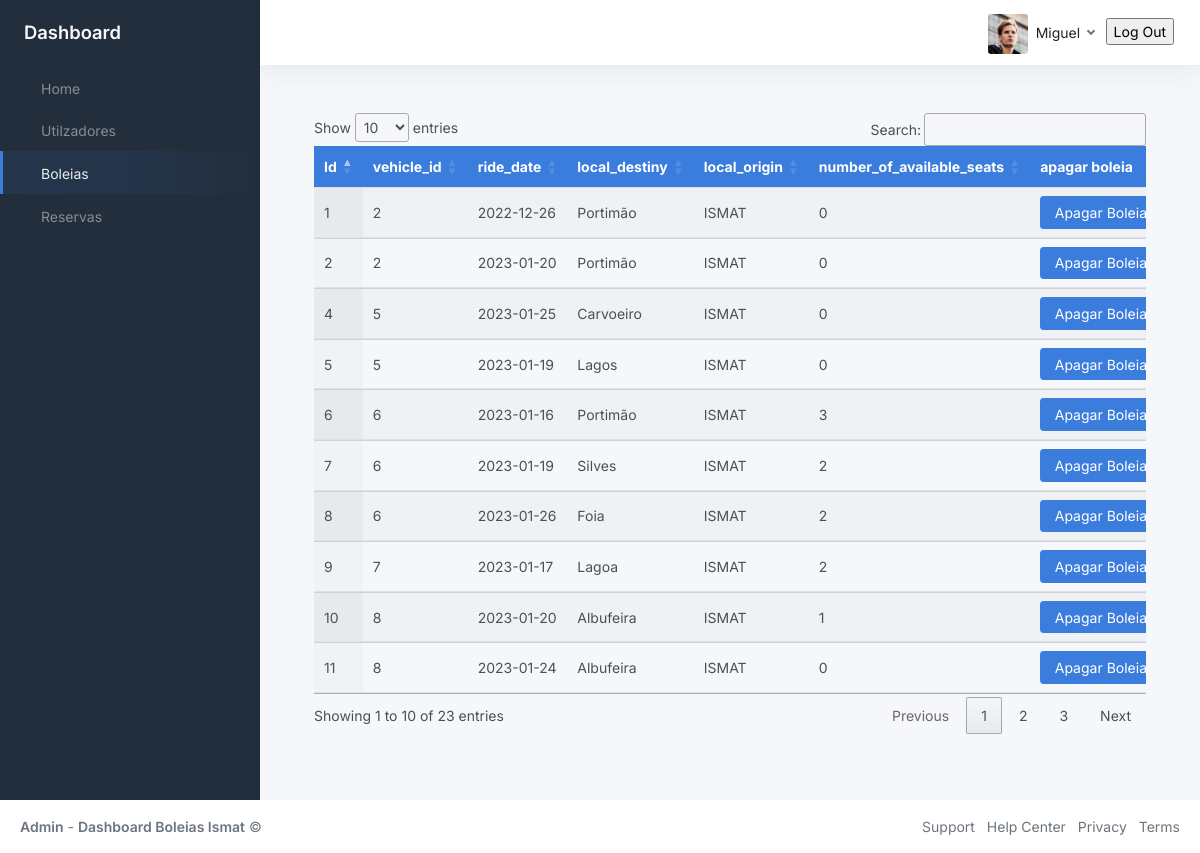
Screenshot of /ridePage (signed in) with the database file from the repository.
### BackOffice/models.py (models this page shows, shortened)
class User(db.Model, UserMixin):
	__tablename__ = 'user'
	id = db.Column(db.Integer, primary_key=True)
	name = db.Column(db.String(80), unique=True, nullable=False)
	student_number = db.Column(db.String(9), unique=True, nullable=False)
	phone_number = db.Column(db.Integer(), nullable=False)
	password = db.Column(db.String(60), nullable=False)
	gender = db.Column(db.String(10), nullable=False)
	registration_date = db.Column(db.DateTime, default=datetime.now)
	last_login_date = db.Column(db.DateTime, default=datetime.now)
	active = db.Column(db.Boolean())

class Ride(db.Model):
	__tablename__ = 'ride'
	__table_args__ = (db.UniqueConstraint('user_id', 'vehicle_id', 'ride_date'),)
	id = db.Column(db.Integer, primary_key=True)
	user_id = db.Column('user_id', db.ForeignKey('user.id'), nullable=False)
	user = db.relationship('User', backref='ride')
	vehicle_id = db.Column('vehicle_id', db.ForeignKey('vehicle.id'), nullable=False)
	vehicle = db.relationship('Vehicle', backref='ride')
	ride_date = db.Column(db.String(9), nullable=False)
	ride_scheduled_time = db.Column(db.String(5), nullable=False)
	local_destiny = db.Column(db.String(40), nullable=False)
	local_origin = db.Column(db.String(40), nullable=False)
	number_of_available_seats = db.Column(db.Integer(), nullable=False)
	createdAt = db.Column(db.DateTime, default=datetime.now)
	updatedAt = db.Column(db.DateTime, default=datetime.now)

### BackOffice/boleiasModule/__init__.py (the view, shortened to what this page needs)
@rideModule.route('/ridePage', methods=['GET', 'POST'])
def toRidePage():
    if current_user.is_authenticated:
        try:
            use_id = current_user.id
            activeUser =  db.session.query(User).filter(User.id==use_id).first()
            if request.method == 'GET':
                get_Ride= db.session.query(Ride).all()
                return render_template("boleias.html", title="Login", get_Ride = get_Ride, activeUser = activeUser,)
        except Exception as e:
                    print(str(e))
    else:
        return redirect('/pages-sign-in')

### BackOffice/app.py (called while the page is built)
def create_app(config_filename):
    run = Flask(__name__)
    run.config.from_object(config_filename)
    db.init_app(run)
    bcrypt.init_app(run)
    with run.app_context():
        db.create_all()
    login_manager = LoginManager()
    login_manager.login_view = 'auth.login'
    login_manager.init_app(run)
    @login_manager.user_loader
    def load_user(user_id):
        return User.query.get(int(user_id))
    run.register_blueprint(login_module)
    run.register_blueprint(homeModule)
    run.register_blueprint(userModule)
    run.register_blueprint(rideModule)
    run.register_blueprint(reservaModule)
    return run

### BackOffice/templates/boleias.html (shortened to what this page needs)
{% extends 'index.html'%}
{% block navOptions %}
    <ul class="sidebar-nav">
        <li class="sidebar-item">
            <a class="sidebar-link" href="{{url_for('homeModule.toHomePage')}}">
                 <span class="align-middle">Home</span>
            </a>
        </li>
        <li class="sidebar-item ">
            <a class="sidebar-link" href="{{url_for('userModule.toUsersPage')}}">
                 <span class="align-middle">Utilzadores</span>
            </a>
        </li>
        <li class="sidebar-item active">
            <a class="sidebar-link" href="{{url_for('rideModule.toRidePage')}}">
                 <span class="align-middle">Boleias</span>
            </a>
        </li>
        <li class="sidebar-item ">
            <a class="sidebar-link" href="{{url_for('reservaModule.toReservaPage')}}">
                 <span class="align-middle">Reservas</span>
            </a>
        </li>
    </ul>
{% endblock navOptions %}
{% block profile %}
<img src="{{url_for('static', filename='img/avatars/avatar.jpg')}}" class="avatar img-fluid rounded me-1"/> <span class="text-dark">{{activeUser.name}}</span>
{% endblock profile %}
{% block content %}
<div class="container-md" id="table">
    <div class="table-responsive">
        <table class="table display nowrap" id="tabela">
            <thead class="bg-primary text-white">
                <tr>
                    <th>Id</th>
                    <th>vehicle_id</th>
                    <th>ride_date</th>
                    <th>local_destiny</th>
                    <th>local_origin</th>
                    <th>number_of_available_seats</th>
                    <th>apagar boleia</th>
                </tr>
            </thead>
            <tbody>
                {% for ride in get_Ride %}
                <tr>
                <td>{{ride.id}}</td>
                <td>{{ride.vehicle_id}}</td>
                <td>{{ride.ride_date}}</td>
                <td>{{ride.local_destiny}}</td>
                <td>{{ride.local_origin}}</td>
                <td>{{ride.number_of_available_seats}}</td>
                <td><button class="ApagarB btn btn-primary" id="{{ride.id}}">Apagar Boleia</button></td>
            </tr>
            {% endfor %}
            </tbody>
        </table>
    </div>
</div>
{% endblock content %}

### rows the page displays
User: name "Miguel"
Ride: id "1", vehicle_id "2", ride_date "2022-12-26", local_destiny "Portimão", local_origin "ISMAT", number_of_available_seats "0"
Ride: id "2", vehicle_id "2", ride_date "2023-01-20", local_destiny "Portimão", local_origin "ISMAT", number_of_available_seats "0"
Ride: id "4", vehicle_id "5", ride_date "2023-01-25", local_destiny "Carvoeiro", local_origin "ISMAT", number_of_available_seats "0"
Ride: id "5", vehicle_id "5", ride_date "2023-01-19", local_destiny "Lagos", local_origin "ISMAT", number_of_available_seats "0"
Ride: id "6", vehicle_id "6", ride_date "2023-01-16", local_destiny "Portimão", local_origin "ISMAT", number_of_available_seats "3"
Ride: id "7", vehicle_id "6", ride_date "2023-01-19", local_destiny "Silves", local_origin "ISMAT", number_of_available_seats "2"
Ride: id "8", vehicle_id "6", ride_date "2023-01-26", local_destiny "Foia", local_origin "ISMAT", number_of_available_seats "2"
Ride: id "9", vehicle_id "7", ride_date "2023-01-17", local_destiny "Lagoa", local_origin "ISMAT", number_of_available_seats "2"
Ride: id "10", vehicle_id "8", ride_date "2023-01-20", local_destiny "Albufeira", local_origin "ISMAT", number_of_available_seats "1"
Ride: id "11", vehicle_id "8", ride_date "2023-01-24", local_destiny "Albufeira", local_origin "ISMAT", number_of_available_seats "0"
